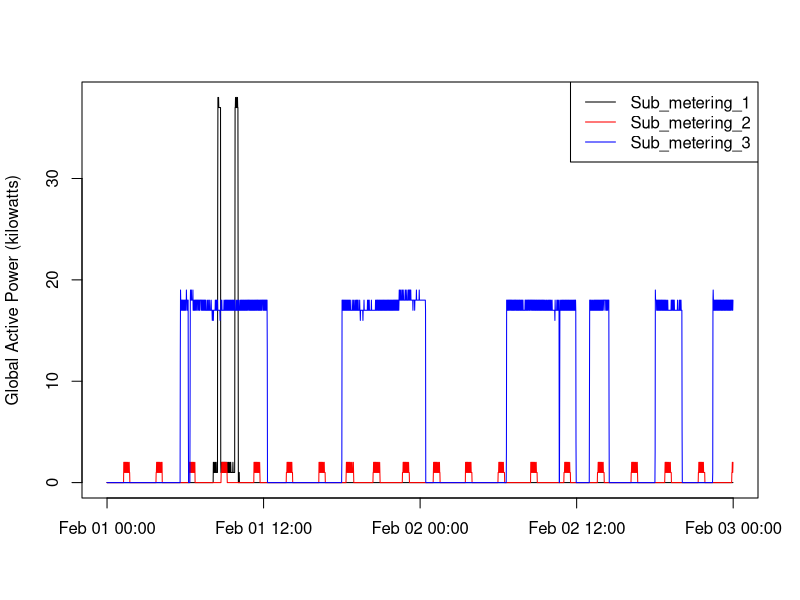

The R script that drew this image:
mydat <- read.csv("febdata.csv")
mydat$datetime <- as.POSIXct(paste(mydat$Date, mydat$Time),
                             format="%Y-%m-%d %H:%M:%S")
png("Plot3.png")
plot(mydat$datetime, mydat$Sub_metering_1, type="l", xlab="",
     ylab="Global Active Power (kilowatts)")
lines(mydat$datetime, mydat$Sub_metering_2, col="red")
lines(mydat$datetime, mydat$Sub_metering_3, col="blue")
legend("topright", legend=names(mydat[,8:10]), lwd=1,col=c("black", "red","blue"))

dev.off()
